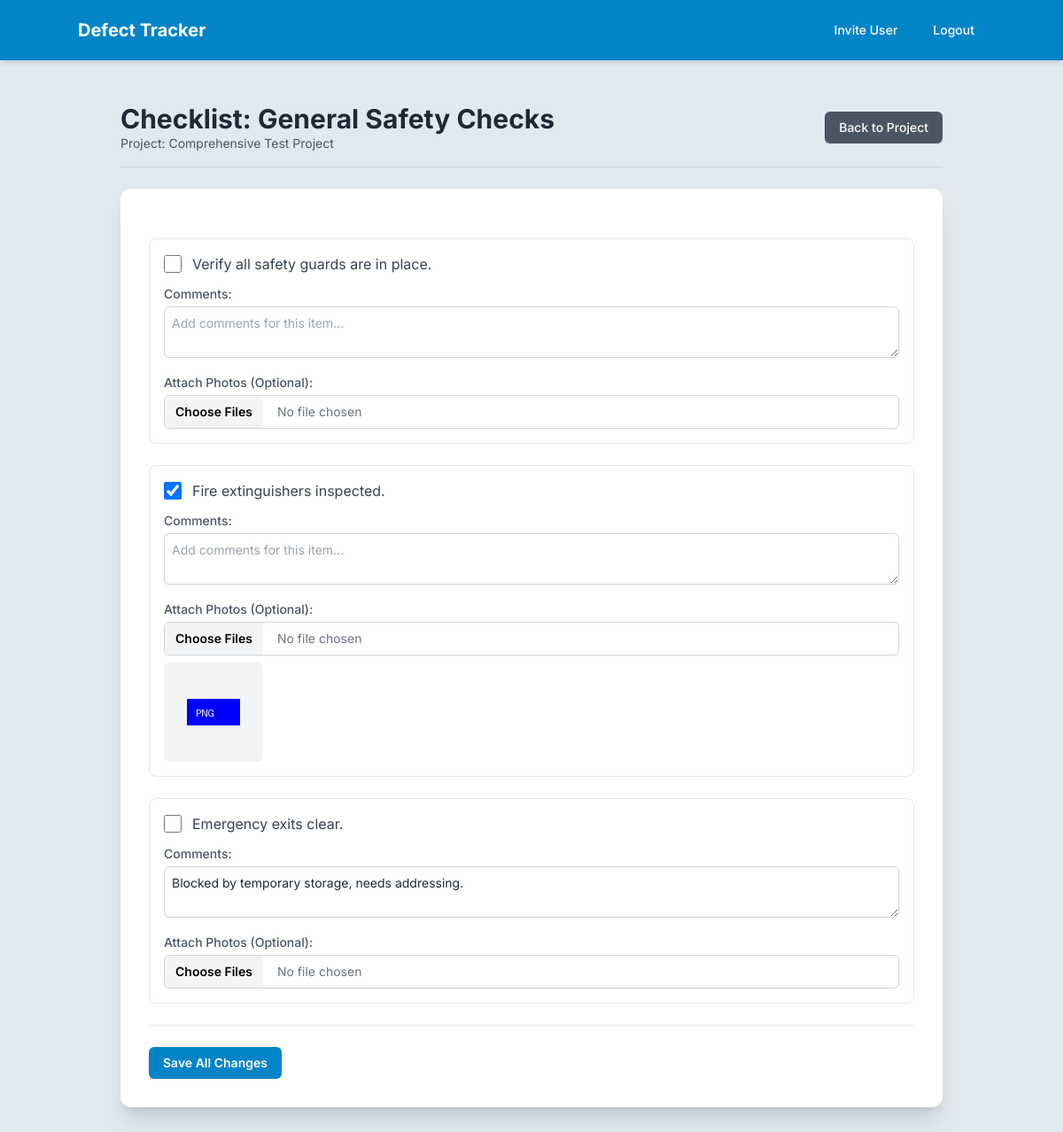
The page /checklist/1 (signed in) on the database its author committed.
### app.py (models this page shows)
class Checklist(db.Model):
    __tablename__ = 'checklists'
    id = db.Column(db.Integer, primary_key=True)
    project_id = db.Column(db.Integer, db.ForeignKey('projects.id'))
    template_id = db.Column(db.Integer, db.ForeignKey('templates.id'))
    name = db.Column(db.String(255), nullable=False)
    creation_date = db.Column(db.DateTime, default=datetime.now)
    project = db.relationship('Project', back_populates='checklists')
    items = db.relationship('ChecklistItem', back_populates='checklist', cascade='all, delete-orphan')

class Project(db.Model):
    __tablename__ = 'projects'
    id = db.Column(db.Integer, primary_key=True)
    name = db.Column(db.String(255))
    defects = db.relationship('Defect', back_populates='project', cascade='all, delete-orphan')
    checklists = db.relationship('Checklist', back_populates='project', cascade='all, delete-orphan')
    accesses = db.relationship('ProjectAccess', back_populates='project', cascade='all, delete-orphan')
    drawings = db.relationship('Drawing', back_populates='project', cascade='all, delete-orphan')

class ChecklistItem(db.Model):
    __tablename__ = 'checklist_items'
    id = db.Column(db.Integer, primary_key=True)
    checklist_id = db.Column(db.Integer, db.ForeignKey('checklists.id'))
    item_text = db.Column(db.String(255))
    is_checked = db.Column(db.Boolean, default=False)
    comments = db.Column(db.String(255), default='')
    checklist = db.relationship('Checklist', back_populates='items')
    attachments = db.relationship('Attachment', back_populates='checklist_item', cascade='all, delete-orphan')

class Attachment(db.Model):
    __tablename__ = 'attachments'
    id = db.Column(db.Integer, primary_key=True)
    defect_id = db.Column(db.Integer, db.ForeignKey('defects.id'))
    checklist_item_id = db.Column(db.Integer, db.ForeignKey('checklist_items.id'))
    comment_id = db.Column(db.Integer, db.ForeignKey('comments.id'))
    file_path = db.Column(db.String(255))
    thumbnail_path = db.Column(db.String(255))
    defect = db.relationship('Defect', back_populates='attachments')
    checklist_item = db.relationship('ChecklistItem', back_populates='attachments')
    comment = db.relationship('Comment', back_populates='attachments')

### app.py (the view, shortened to what this page needs)
@app.route('/checklist/<int:checklist_id>', methods=['GET', 'POST'])
@login_required
def checklist_detail(checklist_id):
    checklist = db.session.get(Checklist, checklist_id)
    if not checklist:
        flash('Checklist not found.', 'error')
        return redirect(url_for('index'))
    access = ProjectAccess.query.filter_by(user_id=current_user.id, project_id=checklist.project_id).first()
    if not access:
        flash('You do not have access to this checklist.', 'error')
        return redirect(url_for('index'))
    items = ChecklistItem.query.filter_by(checklist_id=checklist_id).all()
    project = checklist.project
    return render_template('checklist_detail.html', checklist=checklist, items=items, project=project)

### app.py (called while the page is built)
@login_manager.user_loader
def load_user(user_id):
    return db.session.get(User, int(user_id))

### templates/checklist_detail.html (shortened to what this page needs)
{% extends "layout.html" %}
{% block content %}
<div class="container mx-auto py-8 px-4 sm:px-6 lg:px-8">
    <div class="flex flex-col sm:flex-row justify-between items-center mb-6 pb-4 border-b border-gray-300">
        <div>
            <h1 class="text-3xl font-bold text-gray-800">Checklist: <span class="text-primary">{{ checklist.name }}</span></h1>
            <p class="text-sm text-gray-600">Project: <a href="{{ url_for('project_detail', project_id=checklist.project.id) }}" class="text-primary hover:underline">{{ checklist.project.name }}</a></p>
        </div>
        <a href="{{ url_for('project_detail', project_id=checklist.project.id) }}" class="mt-3 sm:mt-0 bg-gray-600 hover:bg-gray-700 text-white px-4 py-2 rounded-md shadow-sm text-sm font-medium whitespace-nowrap">Back to Project</a>
    </div>
    {% if items %}
        <form method="POST" action="{{ url_for('checklist_detail', checklist_id=checklist.id) }}" class="bg-white p-6 sm:p-8 shadow-xl rounded-xl space-y-6">
            <div class="space-y-6">
                {% for item in items %}
                <div class="p-4 border border-gray-200 rounded-lg hover:shadow-md transition-shadow">
                    <div class="flex flex-col sm:flex-row items-start sm:items-center justify-between">
                        <div class="flex-grow mb-3 sm:mb-0">
                            <label for="item_{{ item.id }}_checked" class="flex items-center cursor-pointer">
                                <input type="checkbox" name="item_{{ item.id }}_checked" id="item_{{ item.id }}_checked"
                                       class="h-5 w-5 text-primary rounded border-gray-300 focus:ring-primary"
                                       {% if item.is_checked %}checked{% endif %}>
                                <span class="ml-3 text-md text-gray-700">{{ item.item_text }}</span>
                            </label>
                        </div>
                    </div>
                    <div class="mt-3">
                        <label for="item_{{ item.id }}_comments" class="block text-sm font-medium text-gray-600 mb-1">Comments:</label>
                        <textarea name="item_{{ item.id }}_comments" id="item_{{ item.id }}_comments" rows="2"
                                  class="w-full p-2 border border-gray-300 rounded-md shadow-sm focus:outline-none focus:ring-primary focus:border-primary sm:text-sm"
                                  placeholder="Add comments for this item...">{{ item.comments if item.comments else '' }}</textarea>
                    </div>
                    <div class="mt-3">
                        <label for="item_{{ item.id }}_photos" class="block text-sm font-medium text-gray-600 mb-1">Attach Photos (Optional):</label>
                        <input type="file" name="item_{{ item.id }}_photos" id="item_{{ item.id }}_photos" multiple accept="image/*"
                               class="mt-1 block w-full text-sm text-gray-500 border border-gray-300 rounded-md shadow-sm cursor-pointer
                                      file:mr-4 file:py-2 file:px-3 file:rounded-l-md file:border-0
                                      file:text-sm file:font-semibold file:bg-gray-100 file:text-primary
                                      hover:file:bg-gray-200 focus:outline-none focus:ring-1 focus:ring-primary">
                        {% set item_attachments = item.attachments %}
                        {% if item_attachments %}
                            <div class="mt-2 grid grid-cols-2 sm:grid-cols-3 md:grid-cols-4 lg:grid-cols-5 gap-3">
                                {% for attachment in item_attachments %}
                                <div role="button"
                                     class="w-28 h-28 p-1 bg-gray-100 rounded-md flex items-center justify-center cursor-pointer group hover:bg-gray-200 transition-colors duration-150"
                                     onclick="openImagePopup('{{ url_for('static', filename=attachment.file_path) }}', '{{ attachment.id }}', '/draw/');">
                                    <img src="{{ url_for('static', filename=attachment.thumbnail_path) }}"
                                         alt="Thumbnail for attachment {{ attachment.id }}"
                                         class="max-w-full max-h-full object-contain pointer-events-none">
                                </div>
                                {% endfor %}
                            </div>
                        {% endif %}
                    </div>
                </div>
                {% endfor %}
            </div>
            <div class="pt-6 border-t border-gray-200 mt-8">
                <button type="submit"
                        class="w-full sm:w-auto bg-primary hover:bg-primary-hover text-white font-semibold py-2 px-4 rounded-md shadow-sm focus:outline-none focus:ring-2 focus:ring-offset-2 focus:ring-primary text-sm">
                    Save All Changes
                </button>
            </div>
        </form>
    {% endif %}
</div>
{% endblock %}

### templates/layout.html (shortened to what this page needs)
<!DOCTYPE html>
<html lang="en">
<head>
    <script src="https://cdn.tailwindcss.com"></script>
    <link rel="stylesheet" href="{{ url_for('static', filename='css/style.css') }}">
</head>
<body class="bg-secondary text-secondary-text font-['Inter',_system-ui,_sans-serif]">
    <nav class="bg-primary text-white p-4 shadow-md">
        <div class="container mx-auto flex justify-between items-center">
            <a href="{{ url_for('index') }}" class="text-xl font-bold hover:text-gray-200">Defect Tracker</a>
            <div class="hidden md:flex space-x-4 items-center">
                {% if current_user.is_authenticated %}
                    {% if current_user.role == 'admin' %}
                        <a href="{{ url_for('invite') }}" class="hover:bg-primary-hover px-3 py-2 rounded-md text-sm font-medium">Invite User</a>
                    {% endif %}
                    <a href="{{ url_for('logout') }}" class="hover:bg-primary-hover px-3 py-2 rounded-md text-sm font-medium">Logout</a>
                {% else %}
                    <a href="{{ url_for('login') }}" class="hover:bg-primary-hover px-3 py-2 rounded-md text-sm font-medium">Login</a>
                    <a href="{{ url_for('register') }}" class="hover:bg-primary-hover px-3 py-2 rounded-md text-sm font-medium">Register</a>
                {% endif %}
            </div>
        </div>
    </nav>
    <div class="container mx-auto p-4">
        {% block content %}{% endblock %}
    </div>
</body>
</html>

### templates/layout.html (style rules this page uses)
:root { --color-primary: #0284c7; --color-primary-hover: #0369a1; --color-secondary: #e2e8f0; --color-secondary-text: #1e293b; }
.bg-primary { background-color: var(--color-primary); }
.bg-secondary { background-color: var(--color-secondary); }
.text-secondary-text { color: var(--color-secondary-text); }

### rows shown on the page
Checklist: name "General Safety Checks"
Project: project.name "Comprehensive Test Project"
ChecklistItem: item_text "Verify all safety guards are in place.", id "Add comments for this item..."
ChecklistItem: is_checked "☑", item_text "Fire extinguishers inspected.", id "Add comments for this item..."
Attachment: thumbnail_path (picture)
ChecklistItem: item_text "Emergency exits clear.", id "Blocked by temporary storage, needs addressing."
